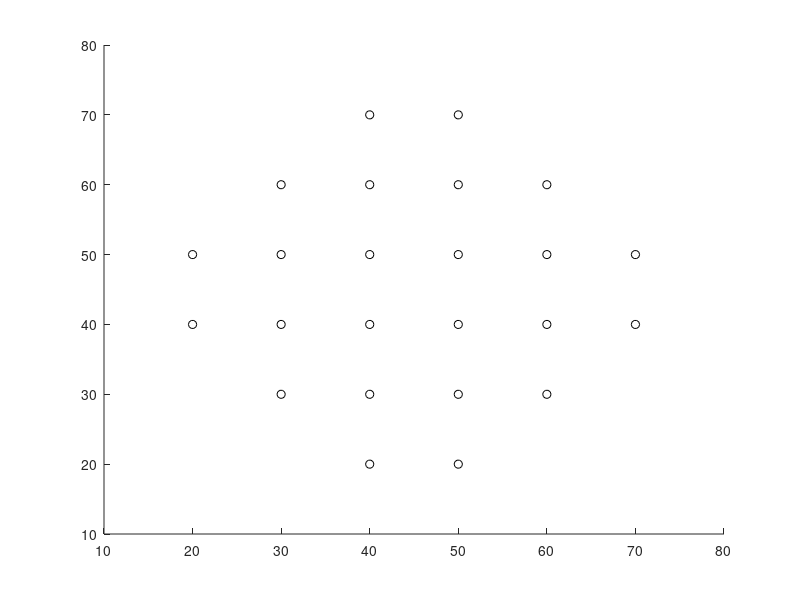

MATLAB code to generate this figure:
%% gap size matrix for scenarios

clear all
close all
clc

%% define gap sizes:
% 6 different gap sizes in total

a = 20;
b = 30;
c = 40;
d = 50;
e = 60;
f = 70;


%% scatterplot search space for gap size combinations:

searchspace = figure;
scatter([c,d],[a,a],'k')
hold on;
scatter([b,c,d,e],[b,b,b,b],'k');
hold on;
scatter([a,b,c,d,e,f],[c,c,c,c,c,c],'k');
hold on;
scatter([a,b,c,d,e,f],[d,d,d,d,d,d],'k');
hold on;
scatter([b,c,d,e],[e,e,e,e],'k');
hold on;
scatter([c,d],[f,f],'k')
xlim([10,80]);
ylim([10,80]);

%% prepare gap size matrix with following properties:
% 24 scenarios per workload condition
% 7 gaps per scenario
% 24 x 7 gaps
% 24 different gap size combinations
% all 24 appear in each column of the 24 x 7 matrix

% combinations:
% a:       c, d
% b:    b, c, d, e
% c: a, b, c, d, e, f
% d: a, b, c, d, e, f
% e:    b, c, d, e
% f:       c, d

%    2  4  6  6  4  2

% predefine gap size matrix:
G = zeros(24, 7); 

% array dor first gap:
g1 = [a,a,b,b,b,b,c,c,c,c,c,c,d,d,d,d,d,d,e,e,e,e,f,f];

% arrays for subseqent gap:
a2 = [c,d];
b2 = [b,c,d,e];
c2 = [a,b,c,d,e,f];
d2 = [a,b,c,d,e,f];
e2 = [b,c,d,e];
f2 = [c,d];


%% constrcuct gap size matrix:

% first gap:
G(:,1) = g1(randperm(length(g1)));

% gaps 2 until 7:

for ind1 = 2:size(G,2) % loop through gaps
    
    % support variables:
    
    % shuffling arrays for subsequent gaps
    temp_a2 = a2(randperm(length(a2)));
    temp_b2 = b2(randperm(length(b2)));
    temp_c2 = c2(randperm(length(c2)));
    temp_d2 = d2(randperm(length(d2)));
    temp_e2 = e2(randperm(length(e2)));
    temp_f2 = f2(randperm(length(f2)));
    
    % indices for shuffled arrays:
    ind_a2 = 1;
    ind_b2 = 1;
    ind_c2 = 1;
    ind_d2 = 1;
    ind_e2 = 1;
    ind_f2 = 1;
    
    for ind2 = 1:size(G,1) % loop through scenarios
        
        if G(ind2,ind1-1) == a
            G(ind2,ind1) = temp_a2(ind_a2);
            ind_a2 = ind_a2 + 1;
        elseif G(ind2,ind1-1) == b
            G(ind2,ind1) = temp_b2(ind_b2);
            ind_b2 = ind_b2 + 1;
        elseif G(ind2,ind1-1) == c
            G(ind2,ind1) = temp_c2(ind_c2);
            ind_c2 = ind_c2 + 1;
        elseif G(ind2,ind1-1) == d
            G(ind2,ind1) = temp_d2(ind_d2);
            ind_d2 = ind_d2 + 1;
        elseif G(ind2,ind1-1) == e
            G(ind2,ind1) = temp_e2(ind_e2);
            ind_e2 = ind_e2 + 1;
        elseif G(ind2,ind1-1) == f
            G(ind2,ind1) = temp_f2(ind_f2);
            ind_f2 = ind_f2 + 1;
        end
    end
    
end

% save('C:\Users\zuse\OneDrive\Masterarbeit\Data\gap_sizes\gap_size_matrix.mat','G')









